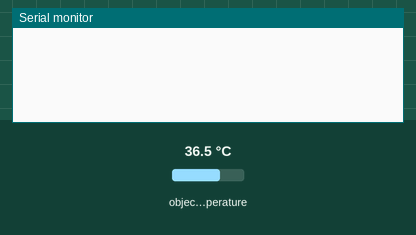
Recording of a sketch running on a simulated ESP32. Shown: the last lines printed to the serial monitor. The inputs (shaded band) are chosen by the test bench; at power-on: object temperature 36.5 °C. A WiFi scan finds three made-up networks.

Above: at 3.2 s.
3.3 s: object temperature set to 20 °C
At 10.4 s:
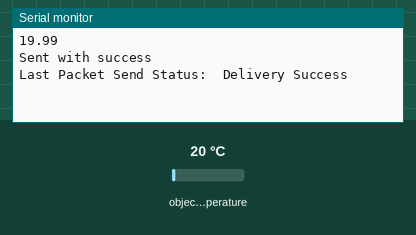
16.8 s: object temperature set to 26 °C
At 20.4 s:
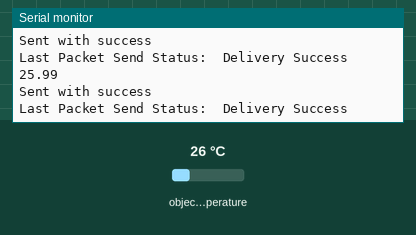

Measured:
- after the input at 3.3 s, the serial monitor: prints a new line after 6.7 s (image 1)
- after the input at 16.8 s, the serial monitor: prints a new line after 3.2 s (image 2)

The sketch:

Temperature_Node.ino
```cpp
#include <esp_now.h>
#include <esp_wifi.h>
#include <WiFi.h>
#include <Adafruit_MLX90614.h>
Adafruit_MLX90614 mlx = Adafruit_MLX90614();

// Set your Board ID (ESP32 Sender #1 = BOARD_ID 1, ESP32 Sender #2 = BOARD_ID 2, etc)
#define BOARD_ID 1
// Define GPIO pins for I2C
#define SDA_PIN 21 // GPIO21 (SDA)
#define SCL_PIN 22 // GPIO22 (SCL)

//MAC Address of the receiver
uint8_t broadcastAddress[] = {0xFF, 0xFF, 0xFF, 0xFF, 0xFF, 0xFF};

//Structure example to send data
//Must match the receiver structure
typedef struct struct_message {
    int id;
    float data;
    int readingId;
} struct_message;

esp_now_peer_info_t peerInfo;

//Create a struct_message called myData
struct_message myData;

unsigned long previousMillis = 0;   // Stores last time temperature was published
const long interval = 10000;        // Interval at which to publish sensor readings

unsigned int readingId = 0;

// Insert your SSID
constexpr char WIFI_SSID[] = "Duu";

int32_t getWiFiChannel(const char *ssid) {
  if (int32_t n = WiFi.scanNetworks()) {
      for (uint8_t i=0; i<n; i++) {
          if (!strcmp(ssid, WiFi.SSID(i).c_str())) {
              return WiFi.channel(i);
          }
      }
  }
  return 0;
}

float temperature() {
  // Sensor readings may also be up to 2 seconds 'old' (its a very slow sensor)
  // Read temperature as Celsius (the default)
  float t = mlx.readObjectTempC();
  // Read temperature as Fahrenheit (isFahrenheit = true)
  //float t = dht.readTemperature(true);
  // Check if any reads failed and exit early (to try again).
  if (isnan(t)) {
    Serial.println("Failed to read from temperature sensor!");
    return 0;
  }
  else {
    Serial.println(t);
    return t;
  }
}

// callback when data is sent
void OnDataSent(const uint8_t *mac_addr, esp_now_send_status_t status) {
  Serial.print("\r\nLast Packet Send Status:\t");
  Serial.println(status == ESP_NOW_SEND_SUCCESS ? "Delivery Success" : "Delivery Fail");
}

void setup() {
  //Init Serial Monitor
  Serial.begin(115200);
  Wire.begin(SDA_PIN, SCL_PIN);
  mlx.begin();

  // Set device as a Wi-Fi Station and set channel
  WiFi.mode(WIFI_STA);

  int32_t channel = getWiFiChannel(WIFI_SSID);

  WiFi.printDiag(Serial); // Uncomment to verify channel number before
  esp_wifi_set_promiscuous(true);
  esp_wifi_set_channel(channel, WIFI_SECOND_CHAN_NONE);
  esp_wifi_set_promiscuous(false);
  WiFi.printDiag(Serial); // Uncomment to verify channel change after

  // Init ESP-NOW
  if (esp_now_init() != ESP_OK) {
    Serial.println("Error initializing ESP-NOW");
    return;
  }

  // Once ESPNow is successfully Init, we will register for Send CB to
  // get the status of Trasnmitted packet
  esp_now_register_send_cb(OnDataSent);

  // Register peer
  memcpy(peerInfo.peer_addr, broadcastAddress, 6);
  peerInfo.encrypt = false;

  // Add peer
  if (esp_now_add_peer(&peerInfo) != ESP_OK){
    Serial.println("Failed to add peer");
    return;
  }
}

void loop() {
  unsigned long currentMillis = millis();
  if (currentMillis - previousMillis >= interval) {
    // Save the last time a new reading was published
    previousMillis = currentMillis;
    //Set values to send
    myData.id = BOARD_ID;
    myData.data = temperature();
    myData.readingId = readingId++;

    //Send message via ESP-NOW
    esp_err_t result = esp_now_send(broadcastAddress, (uint8_t *) &myData, sizeof(myData));
    if (result == ESP_OK) {
      Serial.println("Sent with success");
    }
    else {
      Serial.println("Error sending the data");
    }
  }
}
```
